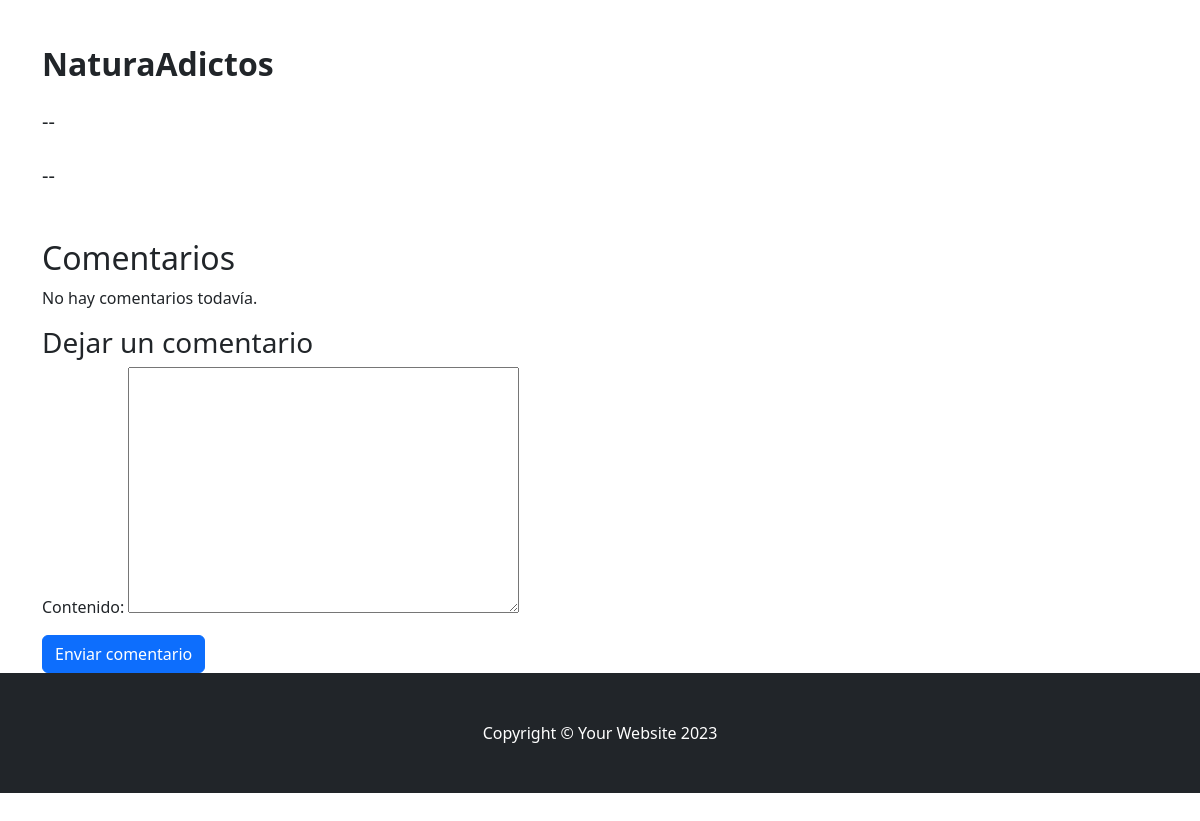
The app's page /MiBlog/leer_comentario/ (signed in, lower part), older data.
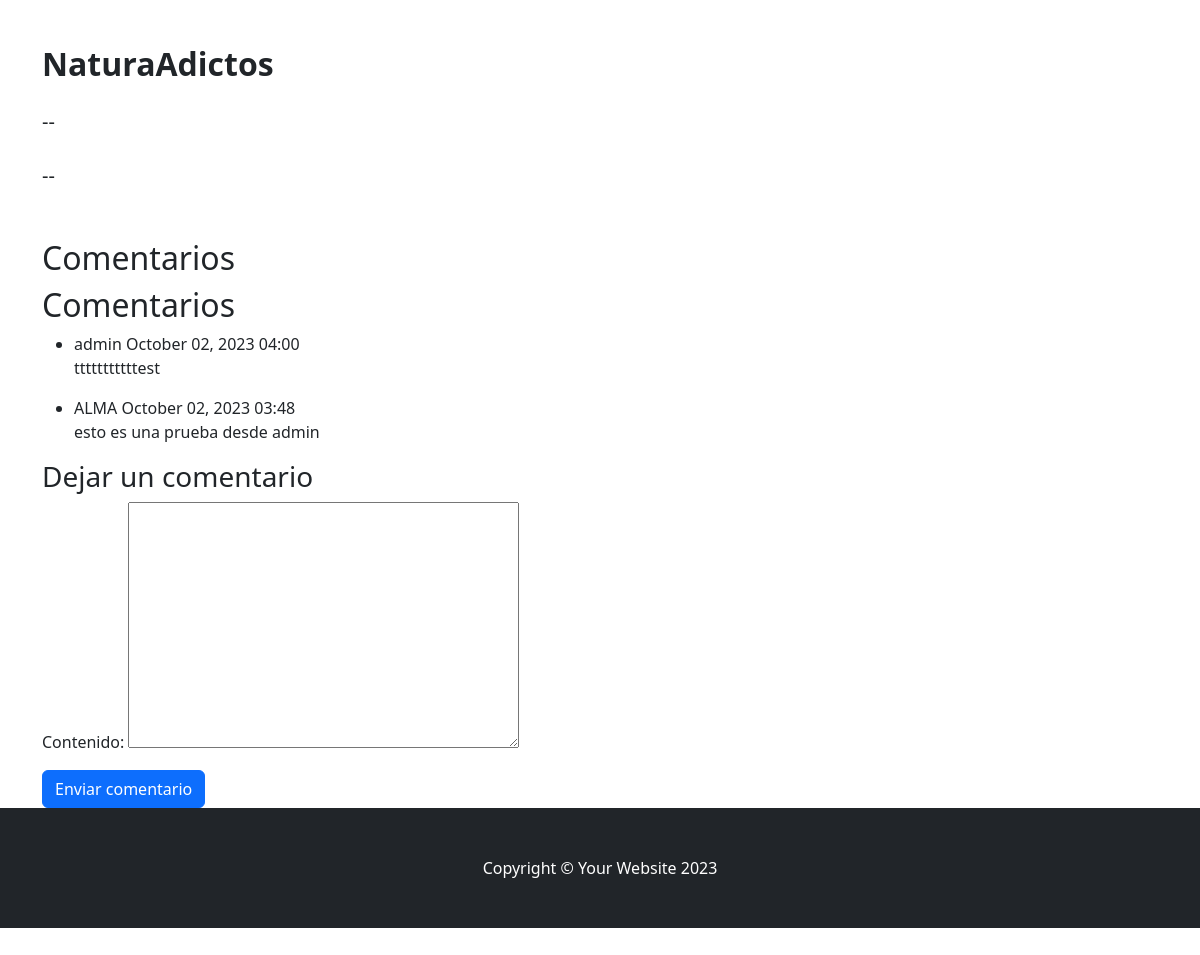
The same page, newer data.
### MiBlog/models.py (models this page shows, shortened)
class Mensaje(models.Model):
    autor = models.ForeignKey(User, on_delete=models.CASCADE)
    contenido = models.TextField()
    fecha_publicacion = models.DateTimeField(auto_now_add=True)

### MiBlog/views.py (the view)
# urls.py: path('leer_comentario/', views.leer_comentario, name='leer_comentario'),
@login_required
def leer_comentario(request):
    mensajes = Mensaje.objects.all().order_by('-fecha_publicacion')
    mensaje_form=MensajeForm()
    return render(request, 'MiBlog/blog.html', {'mensajes': mensajes, 'mensaje_form': mensaje_form})

### MiBlog/forms.py
class MensajeForm(forms.ModelForm):
    class Meta:
        model = Mensaje
        fields = ['contenido']

### MiBlog/templates/MiBlog/blog.html (shortened to what this page needs)
{% extends 'MiBlog/padre2.html' %}
{% load static %}
{% block contenido_que_cambia %}
<!DOCTYPE html>
<html lang="en">
    <head>
        {% load static %}
        <link href="css/styles.css" rel="stylesheet" />
        <link href="{% static 'MiBlog/css/styles.css' %}" rel="stylesheet" />
    </head>
    <body>
        <div class="container mt-5">
            <div class="row">
                <div class="col-lg-8">
                    <article>
                        <section class="mb-5">
                            <p class="fs-5 mb-4"><h2 class="fw-bolder mb-4 mt-5">NaturaAdictos</h2>
                            <p class="fs-5 mb-4">--</p>
                            <p class="fs-5 mb-4">--</p>
                        </section>
                    </article>
                    <h2>Comentarios</h2>
                    {% if mensajes %}
                    <div class="comments">
                        <h2>Comentarios</h2>
                        <ul class="comment-list">
                        {% for comentario in mensajes %}
                            <li class="comment">
                            <div class="comment-info">
                                <span class="comment-author">{{ comentario.autor.username }}</span>
                                <span class="comment-date">{{ comentario.fecha_publicacion|date:"F d, Y H:i" }}</span>
                            </div>
                            <p class="comment-text">{{ comentario.contenido }}</p>
                            </li>
                        {% empty %}
                            <li>No hay comentarios todavía.</li>
                        {% endfor %}
                        </ul>
                    </div>
                    {% else %}
                    <p>No hay comentarios todavía.</p>
                    {% endif %}
                    <div class="leave-comment">
                        <h3>Dejar un comentario</h3>
                        <form method="post">
                            {{ mensaje_form.as_p }}
                            <button class="btn btn-primary" type="submit">Enviar comentario</button>
                        </form>
                    </div>
                </div>
                <div class="col-lg-4">
                </div>
            </div>
        </div>
        <footer class="py-5 bg-dark">
            <div class="container"><p class="m-0 text-center text-white">Copyright &copy; Your Website 2023</p></div>
        </footer>
    </body>
</html>
{% endblock %}

Row changes from the older to the newer data that the page shows:
added Mensaje: autor.username "admin", fecha_publicacion "October 02, 2023 04:00", contenido "tttttttttttest"
added Mensaje: autor.username "ALMA", fecha_publicacion "October 02, 2023 03:48", contenido "esto es una prueba desde admin"
Text that changed along with them:
text no longer shown: "No hay comentarios todavía."
text now shown: "Comentarios"
